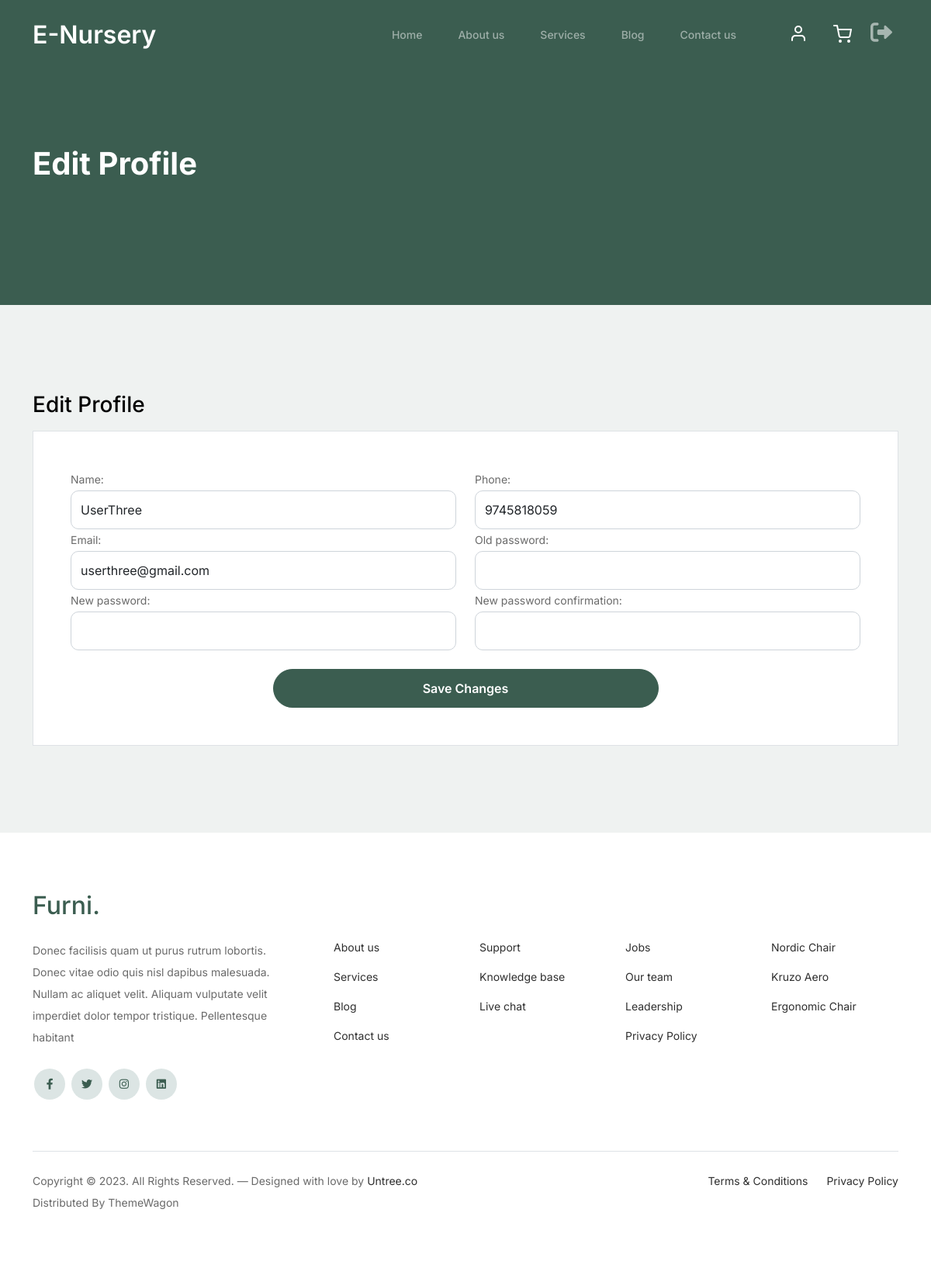
The page /editprofile (signed in) on the database its author committed.
### accounts/models.py (models this page shows, shortened)
class Customers(AbstractUser):
    username = None
    last_name = None
    first_name = None
    email = models.EmailField(max_length=254, unique=True)
    name = models.CharField(max_length=50, null=True)
    phone = models.CharField(max_length=10)
    objects = CustomerManager()
    USERNAME_FIELD = 'email'
    REQUIRED_FIELDS = ['phone', 'name']

### accounts/views.py (the view)
# urls.py: path('editprofile', views.edit_profile_view, name='editprofile'),
def edit_profile_view(request):
    user = request.user
    if request.method == 'POST':
        user_form = ChangeProfileForm(request.POST, instance=user)
        password_form = StyledPasswordForm(user, request.POST)
        print(user_form.is_valid(), "user form valid")
        print(password_form.is_valid(), "password form valid")
        if user_form.is_valid() and password_form.is_valid():
            user_form.save()
            password_form.save()
            messages.success(request, 'Profile updated successfully.')
            return render(request, 'registration/change_user_details.html')
    else:
        user_form = ChangeProfileForm(instance=user)
        password_form = StyledPasswordForm(user)
    return render(request, 'registration/change_user_details.html', {'user_form': user_form, 'password_form': password_form})

### accounts/forms.py
class ChangeProfileForm(forms.ModelForm):
    class Meta:
        model = get_user_model()
        fields = ['name', 'email', 'phone']
    def __init__(self, *args, **kwargs):
        super(ChangeProfileForm, self).__init__(*args, **kwargs)
        self.fields['name'].widget.attrs['class'] = 'form-control'
        self.fields['email'].widget.attrs['class'] = 'form-control'
        self.fields['phone'].widget.attrs['class'] = 'form-control'

class StyledPasswordForm(PasswordChangeForm):
    def __init__(self,  *args, **kwargs):
        super(StyledPasswordForm, self).__init__(*args, **kwargs)
        self.fields['old_password'].widget.attrs['class'] = 'form-control'
        self.fields['new_password1'].widget.attrs['class'] = 'form-control'
        self.fields['new_password2'].widget.attrs['class'] = 'form-control'

### templates/registration/change_user_details.html (shortened to what this page needs)
{% extends "base.html" %} {% block content %}
<div class="hero">
  <div class="container">
    <div class="row justify-content-between">
      <div class="col-lg-5">
        <div class="intro-excerpt">
          <h1>Edit Profile</h1>
        </div>
      </div>
    </div>
  </div>
</div>
<div class="untree_co-section">
  <div class="container">
    <div class="row">
      <div class="col-md-12 mb-5 mb-md-0">
        <h2 class="h3 mb-3 text-black">Edit Profile</h2>
        <div class="p-3 p-lg-5 border bg-white">
          <form action="{% url 'editprofile' %}" method="post">
            <div class="form-group row">
              <div class="col-6">
                {{ user_form.name.label_tag }} {{ user_form.name }} {{user_form.name.errors }}
              </div>
              <div class="col-6">
                {{ user_form.phone.label_tag }} {{ user_form.phone }} {{ user_form.phone.errors }}
              </div>
            </div>
            <div class="form-group row">
              <div class="col-6">
                {{ user_form.email.label_tag }} {{ user_form.email }} {{ user_form.email.errors }}
              </div>
              <div class="col-6">
                {{ password_form.old_password.label_tag }} {{ password_form.old_password }} {{ password_form.old_password.errors }}
              </div>
            </div>
            <div class="form-group row">
              <div class="col-6">
                {{ password_form.new_password1.label_tag }} {{ password_form.new_password1 }} {{ password_form.new_password1.errors }}
              </div>
              <div class="col-6">
                {{ password_form.new_password2.label_tag }} {{ password_form.new_password2 }} {{ password_form.new_password2.errors }}
              </div>
            </div>
            {% if not messages %}
            <div class="row">
              <div class="d-grid gap-2 col-6 mx-auto mt-4">
                <input
                  type="submit"
                  value="Save Changes"
                  class="btn btn-primary" />
              </div>
            </div>
            {% endif %}
          </form>
        </div>
      </div>
    </div>
  </div>
</div>
{% endblock %}

### static/css/style.css (style rules this page uses)
body { overflow-x: hidden; position: relative; }
body { font-family: "Inter", sans-serif; font-weight: 400; line-height: 28px; color: #6a6a6a; font-size: 14px; background-color: #eff2f1; }
.hero { background: #3b5d50; padding: calc(4rem - 30px) 0 0rem 0; }
@media (min-width: 768px) { .hero { padding: calc(4rem - 30px) 0 4rem 0; } }
@media (min-width: 992px) { .hero { padding: calc(8rem - 30px) 0 8rem 0; } }
.hero .intro-excerpt { position: relative; z-index: 4; }
@media (min-width: 992px) { .hero .intro-excerpt { max-width: 450px; } }
.hero h1 { font-weight: 700; color: #ffffff; margin-bottom: 30px; }
.btn { font-weight: 600; padding: 12px 30px; border-radius: 30px; color: #ffffff; background: #2f2f2f; border-color: #2f2f2f; }
.btn.btn-primary { background: #3b5d50; border-color: #3b5d50; }
.untree_co-section { padding: 7rem 0; }
.form-control { height: 50px; border-radius: 10px; font-family: "Inter", sans-serif; }

### rows shown on the page
Customers: name "UserThree", phone "9745818059", email "userthree@gmail.com"

### other values the page prints
{{ user_form.name.label_tag }} "Name:"
{{ user_form.phone.label_tag }} "Phone:"
{{ user_form.email.label_tag }} "Email:"
{{ password_form.old_password.label_tag }} "Old password:"
{{ password_form.new_password1.label_tag }} "New password:"
{{ password_form.new_password2.label_tag }} "New password confirmation:"
